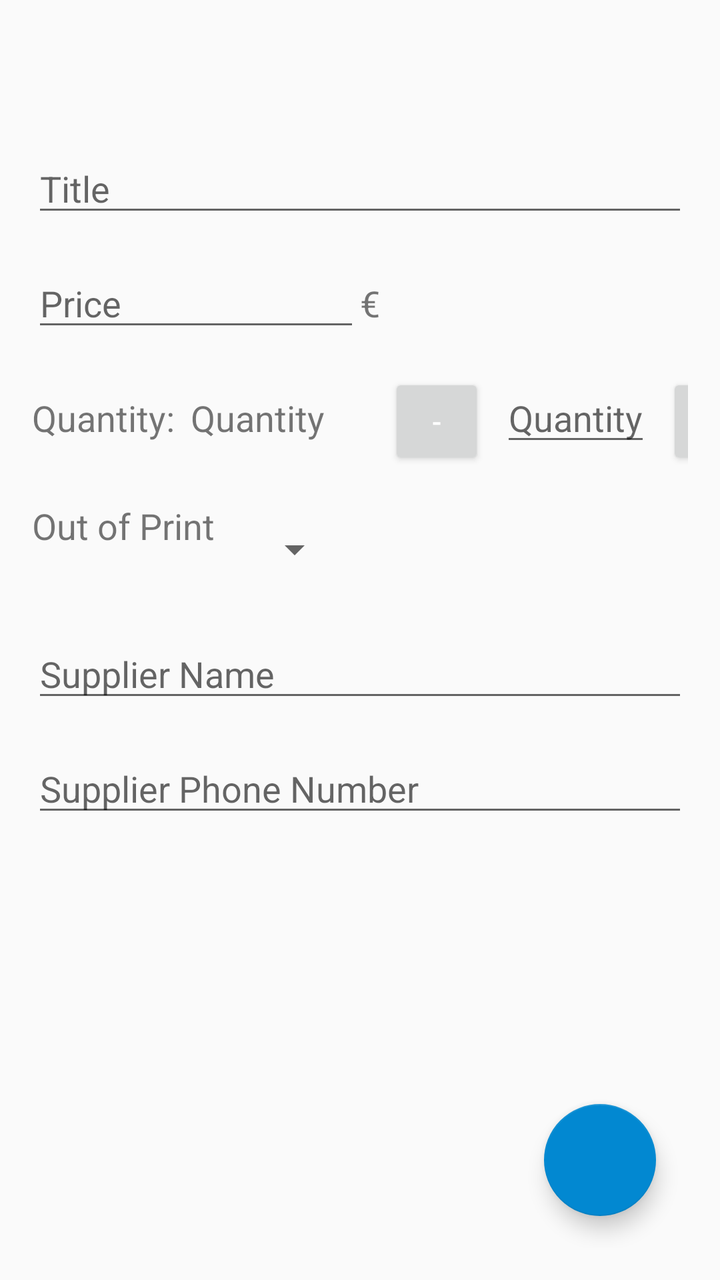
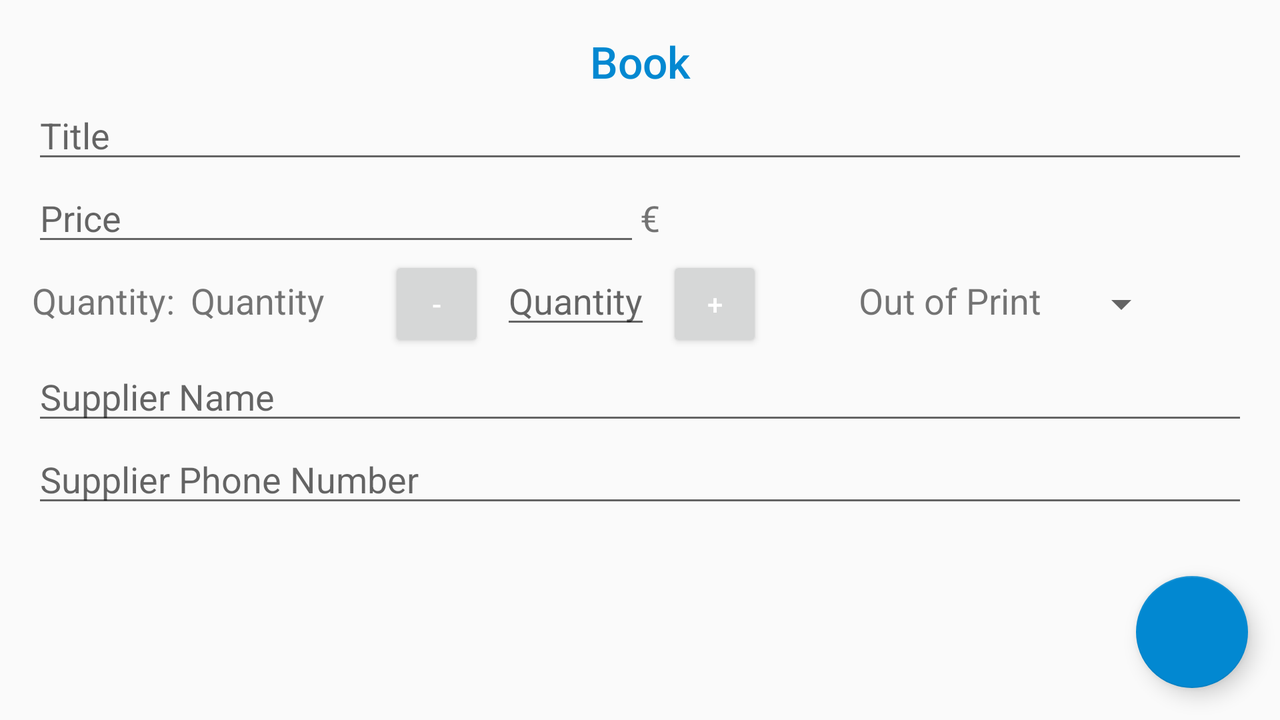

Compare how this app lays out the same screen by default and in its alternative resource folder. The renders come first, then the two layout files and the values they reference.
<!-- AndroidManifest.xml: application theme AppTheme -->
<!-- res/layout/activity_edit_book.xml -->
<?xml version="1.0" encoding="utf-8"?>
<RelativeLayout xmlns:android="http://schemas.android.com/apk/res/android"
    xmlns:tools="http://schemas.android.com/tools"
    android:layout_width="match_parent"
    android:layout_height="match_parent"
    android:padding="@dimen/root_view_padding">

    <LinearLayout
        android:layout_width="match_parent"
        android:layout_height="match_parent"
        android:orientation="vertical"
        android:layout_marginBottom="@dimen/main_text_container_vertical_spacing"
        android:layout_marginTop="@dimen/main_text_container_vertical_spacing">

        <TextView
            android:id="@+id/edit_book_label"
            style="@style/CommonBookLabelTextView"
            android:layout_marginBottom="@dimen/title_vertical_spacing"
            android:gravity="center"
            android:text="@string/book_label"/>

        <EditText
            android:id="@+id/edit_book_title"
            android:layout_width="match_parent"
            android:layout_height="wrap_content"
            android:layout_marginBottom="@dimen/half_vertical_spacing"
            android:layout_marginTop="@dimen/half_vertical_spacing"
            android:hint="@string/title_hint"
            android:inputType="textCapWords" />

    <LinearLayout
        android:layout_width="match_parent"
        android:layout_height="wrap_content"
        android:layout_marginBottom="@dimen/half_vertical_spacing"
        android:layout_marginTop="@dimen/half_vertical_spacing"
        android:orientation="horizontal">

            <EditText
                android:id="@+id/edit_book_price"
                android:layout_width="0dp"
                android:layout_height="wrap_content"
                android:layout_weight="1"
                android:hint="@string/price_hint"
                android:inputType="numberDecimal" />

            <TextView
                android:id="@+id/currency2"
                android:layout_width="0dp"
                android:layout_height="wrap_content"
                android:layout_weight="1"
                android:text="@string/currency_symbol"
                android:textSize="@dimen/text_size" />

        </LinearLayout>

        <LinearLayout
            android:layout_width="match_parent"
            android:layout_height="wrap_content"
            android:layout_marginBottom="@dimen/half_side_spacing"
            android:layout_marginTop="@dimen/half_side_spacing"
            android:orientation="horizontal">

            <TextView
                android:layout_width="wrap_content"
                android:layout_height="wrap_content"
                android:layout_marginEnd="@dimen/half_side_spacing"
                android:layout_marginRight="@dimen/half_side_spacing"
                android:text="@string/quantity"
                android:textSize="@dimen/text_size" />

            <TextView
                android:id="@+id/received_book_quantity"
                android:layout_width="wrap_content"
                android:layout_height="wrap_content"
                android:layout_marginEnd="@dimen/side_spacing"
                android:layout_marginRight="@dimen/side_spacing"
                android:textSize="@dimen/text_size"
                tools:text="@string/quantity_hint" />

            <Button
                android:id="@+id/minus_button"
                android:layout_width="@dimen/quantity_picker_button_side_lenght"
                android:layout_height="@dimen/quantity_picker_button_side_lenght"
                android:layout_marginLeft="@dimen/side_spacing"
                android:layout_marginStart="@dimen/side_spacing"
                android:text="@string/minus_button"
                android:textColor="@android:color/white" />

            <EditText
                android:id="@+id/edit_book_quantity"
                android:layout_width="wrap_content"
                android:layout_height="wrap_content"
                android:layout_marginLeft="@dimen/half_side_spacing"
                android:layout_marginStart="@dimen/half_side_spacing"
                android:layout_marginEnd="@dimen/half_side_spacing"
                android:layout_marginRight="@dimen/half_side_spacing"
                android:hint="@string/quantity_hint"
                android:inputType="number" />

            <Button
                android:id="@+id/plus_button"
                android:layout_width="@dimen/quantity_picker_button_side_lenght"
                android:layout_height="@dimen/quantity_picker_button_side_lenght"
                android:text="@string/plus_button"
                android:textColor="@android:color/white" />

        </LinearLayout>

        <LinearLayout
            android:layout_width="match_parent"
            android:layout_height="wrap_content"
            android:layout_marginBottom="@dimen/half_vertical_spacing"
            android:layout_marginTop="@dimen/half_vertical_spacing"
            android:orientation="horizontal">

            <TextView
                android:id="@+id/edit_out_of_print_label"
                android:layout_width="wrap_content"
                android:layout_height="wrap_content"
                android:layout_marginEnd="@dimen/side_spacing"
                android:layout_marginRight="@dimen/half_side_spacing"
                android:text="@string/out_of_print_label"
                android:textSize="@dimen/text_size" />

            
            <Spinner
                android:id="@+id/edit_info_on_book_production_spinner"
                android:layout_width="wrap_content"
                android:layout_height="@dimen/spinner_height"
                android:spinnerMode="dropdown" />

        </LinearLayout>

        <EditText
            android:id="@+id/edit_supplier_name"
            android:layout_width="match_parent"
            android:layout_height="wrap_content"
            android:layout_marginBottom="@dimen/half_vertical_spacing"
            android:layout_marginTop="@dimen/half_vertical_spacing"
            android:hint="@string/supplier_name_hint"
            android:inputType="textCapWords" />

        <EditText
            android:id="@+id/edit_supplier_phone_number"
            android:layout_width="match_parent"
            android:layout_height="wrap_content"
            android:layout_marginBottom="@dimen/half_vertical_spacing"
            android:layout_marginTop="@dimen/half_vertical_spacing"
            android:drawableLeft="@drawable/ic_phone"
            android:drawablePadding="@dimen/drawable_padding"
            android:hint="@string/supplier_phone_number_hint"
            android:inputType="phone" />

    </LinearLayout>

    <android.support.design.widget.FloatingActionButton
        android:id="@+id/edit_fab"
        style="@style/FabStyle"
        android:layout_gravity="end" />

</RelativeLayout>
<!-- resources referenced by this layout -->
<resources>
  <dimen name="drawable_padding">8dp</dimen>
  <dimen name="half_side_spacing">8dp</dimen>
  <dimen name="half_vertical_spacing">8dp</dimen>
  <dimen name="main_text_container_vertical_spacing">32dp</dimen>
  <dimen name="quantity_picker_button_side_lenght">48dp</dimen>
  <dimen name="root_view_padding">16dp</dimen>
  <dimen name="side_spacing">16dp</dimen>
  <dimen name="spinner_height">48dp</dimen>
  <dimen name="text_size">18sp</dimen>
  <dimen name="title_vertical_spacing">16dp</dimen>
  <string name="book_label">Book</string>
  <string name="currency_symbol" translatable="false">€</string>
  <string name="minus_button">-</string>
  <string name="out_of_print_label">Out of Print</string>
  <string name="plus_button">+</string>
  <string name="price_hint">Price</string>
  <string name="quantity">Quantity:</string>
  <string name="quantity_hint">Quantity</string>
  <string name="supplier_name_hint">Supplier Name</string>
  <string name="supplier_phone_number_hint">Supplier Phone Number</string>
  <string name="title_hint">Title</string>
  <style name="FabStyle">
          <item name="android:layout_width">wrap_content</item>
          <item name="android:layout_height">wrap_content</item>
          <item name="android:layout_margin">@dimen/fab_layout_margin</item>
          <item name="android:src">@drawable/ic_add</item>
          <item name="android:layout_alignParentBottom">true</item>
          <item name="android:layout_alignParentEnd">true</item>
          <item name="android:layout_alignParentRight">true</item>
      </style>
  <style name="AppTheme" parent="Theme.AppCompat.Light.DarkActionBar">
          
          <item name="colorPrimary">@color/colorPrimary</item>
          <item name="colorPrimaryDark">@color/colorPrimaryDark</item>
          <item name="colorAccent">@color/colorAccent</item>
      </style>
  <dimen name="fab_layout_margin">16dp</dimen>
  <color name="colorPrimary">#D81B60</color>
  <color name="colorPrimaryDark">#303F9F</color>
  <color name="colorAccent">#0288D1</color>
</resources>
<!-- res/layout-land/activity_edit_book.xml (the repository's variant of the layout above) -->
<!-- drawn on the phone turned sideways -->
<?xml version="1.0" encoding="utf-8"?>
<RelativeLayout xmlns:android="http://schemas.android.com/apk/res/android"
    xmlns:tools="http://schemas.android.com/tools"
    android:layout_width="match_parent"
    android:layout_height="match_parent">

    <LinearLayout xmlns:android="http://schemas.android.com/apk/res/android"
        android:layout_width="match_parent"
        android:layout_height="match_parent"
        android:orientation="vertical"
        android:padding="16dp">

        <TextView
            android:id="@+id/edit_book_label"
            android:layout_width="match_parent"
            android:layout_height="wrap_content"
            android:gravity="center"
            android:text="@string/book_label"
            android:fontFamily="sans-serif-medium"
            android:textAppearance="?android:textAppearanceLarge"
            android:textColor="@color/colorAccent"/>

        <EditText
            android:id="@+id/edit_book_title"
            android:layout_width="match_parent"
            android:layout_height="wrap_content"
            android:hint="@string/title_hint"
            android:inputType="textCapWords" />

        <LinearLayout
            android:layout_width="match_parent"
            android:layout_height="wrap_content"
            android:orientation="horizontal">

            <EditText
                android:id="@+id/edit_book_price"
                android:layout_width="0dp"
                android:layout_height="wrap_content"
                android:layout_weight="1"
                android:hint="@string/price_hint"
                android:inputType="numberDecimal" />

            <TextView
                android:id="@+id/currency2"
                android:layout_width="0dp"
                android:layout_height="wrap_content"
                android:layout_weight="1"
                android:text="@string/currency_symbol"
                android:textSize="@dimen/text_size" />

        </LinearLayout>

        <LinearLayout
            android:layout_width="match_parent"
            android:layout_height="wrap_content"
            android:orientation="horizontal">

            <TextView
                android:layout_width="wrap_content"
                android:layout_height="wrap_content"
                android:layout_marginEnd="8dp"
                android:layout_marginRight="8dp"
                android:text="@string/quantity"
                android:textSize="@dimen/text_size" />

            <TextView
                android:id="@+id/received_book_quantity"
                android:layout_width="wrap_content"
                android:layout_height="wrap_content"
                android:layout_marginEnd="16dp"
                android:layout_marginRight="16dp"
                android:textSize="@dimen/text_size"
                tools:text="@string/quantity_hint" />

            <Button
                android:id="@+id/minus_button"
                android:layout_width="48dp"
                android:layout_height="48dp"
                android:layout_marginLeft="16dp"
                android:layout_marginStart="16dp"
                android:text="@string/minus_button"
                android:textColor="@android:color/white" />

            <EditText
                android:id="@+id/edit_book_quantity"
                android:layout_width="wrap_content"
                android:layout_height="wrap_content"
                android:layout_marginLeft="8dp"
                android:layout_marginStart="8dp"
                android:layout_marginEnd="8dp"
                android:layout_marginRight="8dp"
                android:hint="@string/quantity_hint"
                android:inputType="number" />

            <Button
                android:id="@+id/plus_button"
                android:layout_width="48dp"
                android:layout_height="48dp"
                android:text="@string/plus_button"
                android:textColor="@android:color/white" />

            <TextView
                android:id="@+id/edit_out_of_print_label"
                android:layout_width="wrap_content"
                android:layout_height="wrap_content"
                android:layout_marginLeft="48dp"
                android:layout_marginStart="48dp"
                android:layout_marginEnd="16dp"
                android:layout_marginRight="16dp"
                android:text="@string/out_of_print_label"
                android:textSize="@dimen/text_size" />

            
            <Spinner
                android:id="@+id/edit_info_on_book_production_spinner"
                android:layout_width="wrap_content"
                android:layout_height="@dimen/spinner_height"
                android:spinnerMode="dropdown" />

        </LinearLayout>

        <EditText
            android:id="@+id/edit_supplier_name"
            android:layout_width="match_parent"
            android:layout_height="wrap_content"
            android:hint="@string/supplier_name_hint"
            android:inputType="textCapWords" />

        <EditText
            android:id="@+id/edit_supplier_phone_number"
            android:layout_width="match_parent"
            android:layout_height="wrap_content"
            android:drawableLeft="@drawable/ic_phone"
            android:drawablePadding="8dp"
            android:hint="@string/supplier_phone_number_hint"
            android:inputType="phone" />

    </LinearLayout>

    <android.support.design.widget.FloatingActionButton
        android:id="@+id/edit_fab"
        style="@style/FabStyle"
        android:layout_gravity="end" />

</RelativeLayout>
<!-- resources referenced by the variant -->
<!-- as the phone turned sideways resolves them -->
<resources>
  <color name="colorAccent">#0288D1</color>
  <dimen name="spinner_height">48dp</dimen>
  <dimen name="text_size">18sp</dimen>
  <string name="book_label">Book</string>
  <string name="currency_symbol" translatable="false">€</string>
  <string name="minus_button">-</string>
  <string name="out_of_print_label">Out of Print</string>
  <string name="plus_button">+</string>
  <string name="price_hint">Price</string>
  <string name="quantity">Quantity:</string>
  <string name="quantity_hint">Quantity</string>
  <string name="supplier_name_hint">Supplier Name</string>
  <string name="supplier_phone_number_hint">Supplier Phone Number</string>
  <string name="title_hint">Title</string>
  <style name="FabStyle">
          <item name="android:layout_width">wrap_content</item>
          <item name="android:layout_height">wrap_content</item>
          <item name="android:layout_margin">@dimen/fab_layout_margin</item>
          <item name="android:src">@drawable/ic_add</item>
          <item name="android:layout_alignParentBottom">true</item>
          <item name="android:layout_alignParentEnd">true</item>
          <item name="android:layout_alignParentRight">true</item>
      </style>
  <style name="AppTheme" parent="Theme.AppCompat.Light.DarkActionBar">
          
          <item name="colorPrimary">@color/colorPrimary</item>
          <item name="colorPrimaryDark">@color/colorPrimaryDark</item>
          <item name="colorAccent">@color/colorAccent</item>
      </style>
  <dimen name="fab_layout_margin">16dp</dimen>
  <color name="colorPrimary">#D81B60</color>
  <color name="colorPrimaryDark">#303F9F</color>
</resources>
